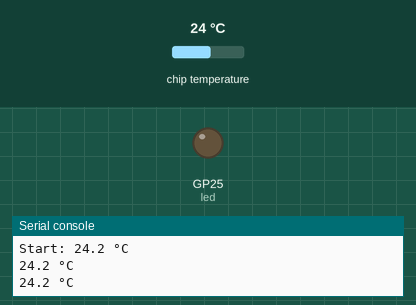
Recording of a program running on a simulated Raspberry Pi Pico running MicroPython. Shown: output pins drawn as LEDs (lit = HIGH), the last lines printed to the serial console. The inputs (shaded band) are chosen by the test bench; at power-on: chip temperature 24 °C.

Above: at 1.2 s.
1.3 s: chip temperature set to 28 °C
At 2.8 s:
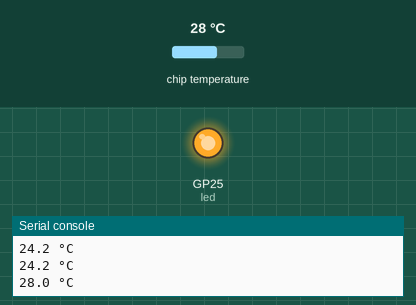
3.5 s: chip temperature set to 1 °C
At 4.3 s:
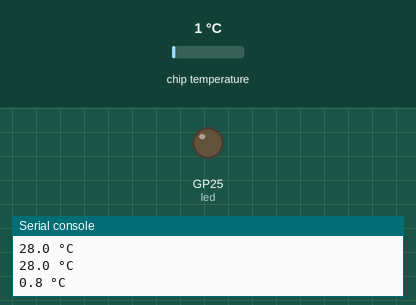
5.5 s: chip temperature set to 34 °C
At 7.0 s:
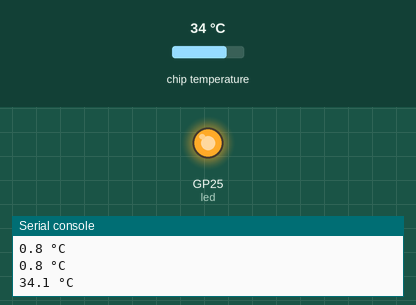
Timing chart, 0 to 8.5 s (numbered marks = the images above; inputs shaded):
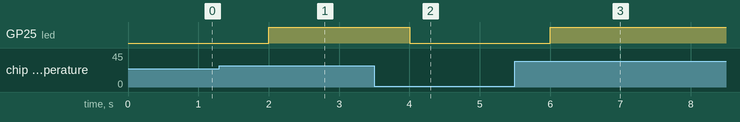

The program:

s10_challenge_bronze.py
```python
from machine import ADC, Pin
import time

sensor = ADC(4)
led = Pin("LED", Pin.OUT)


def read_temperature():
    voltage = sensor.read_u16() * 3.3 / 65535
    return 27 - (voltage - 0.706) / 0.001721


start_temp = read_temperature()
print(f"Start: {start_temp:.1f} °C")

while True:
    temp = read_temperature()
    if temp > start_temp + 2:
        led.on()
    else:
        led.off()
    print(f"{temp:.1f} °C")
    time.sleep(1)
```

Measured:
- the behaviour switches between 26 and 27 °C on chip temperature (found by bisection; images 0 and 1)
- after the input at 1.3 s, GP25 (led): LOW → HIGH after 0.70 s
- after the input at 3.5 s, GP25 (led): HIGH → LOW after 0.50 s
- after the input at 5.5 s, GP25 (led): LOW → HIGH after 0.50 s
